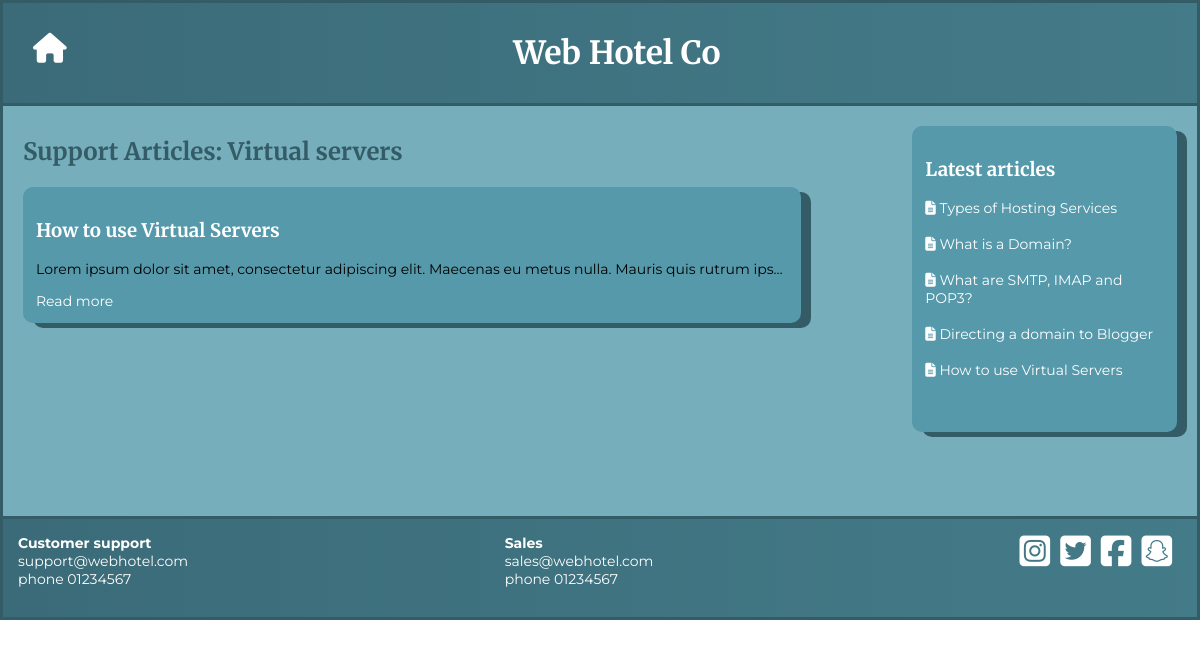
/support-articles.php?categoryID=4, run on the app's committed database.
### tables this page shows
CREATE TABLE `articles` (
  `article_id` int(11) NOT NULL,
  `title` varchar(200) NOT NULL,
  `text` text NOT NULL,
  `category_id` int(11) NOT NULL,
  `author` varchar(20) NOT NULL,
  `publish_date` date NOT NULL
);

CREATE TABLE `categories` (
  `category_id` int(11) NOT NULL,
  `name` varchar(50) NOT NULL,
  `order_number` int(11) NOT NULL
);

### support-articles.php (the view, shortened to what this page needs)
<!DOCTYPE html>
<html lang="en" dir="ltr">
  <head>
    <link rel="stylesheet" href="css/stylesheet.css">
  <body>
    <div class="container">
      <?php include('header.php'); ?>
      <?php require_once('connection.php') ; ?>
      <div class="support-container">
      <?php
      $categoryID = $_GET["categoryID"];
      $sql ="SELECT  * FROM categories LEFT JOIN articles ON categories.category_id = articles.category_id
       WHERE categories.category_id = $categoryID ORDER BY articles.publish_date DESC";
      $result = $conn->query($sql);
      if ($result->num_rows> 0 ) {
         while($row = $result->fetch_assoc()) {
            if (isset( $_GET["categoryID"])){
                $text = strip_tags($row["text"]);
           if($categoryID == $categoryID ){
                if(!isset($title)){
                    $title = '<h2> Support Articles: '.$row["name"].'</h2>';
                    echo $title;
                }
             $info =('<div class="support-category">
                      <h3>'.$row["title"].'</h3>
                      <p>'.$text.'</p>
                      <a href="article.php?articleID='.$row["article_id"].'">Read more</a>
                      </div>');
              if($row["article_id"] == NULL){
                  echo "<p>
                  No articles yet
                  </p>";
              }else{
                  echo $info;
              }
            }
          }
        }
      } else {
      echo "Empty";
      }
?>
      </div>
      <?php include('latest-articles.php'); ?>
      <?php include('footer.php'); ?>
      </div>
  </body>
</html>

### latest-articles.php
<!DOCTYPE html>
<html lang="en" dir="ltr">
  <head>
  </head>
  <body>
    <?php require_once('connection.php') ; ?>
    <div class="right-column">
      <h3>Latest articles</h3>
      <?php
      $sql = "SELECT title, article_id FROM articles ORDER BY publish_date DESC LIMIT 10";
      $result = $conn->query($sql);
      if ($result->num_rows > 0) {
         while($row = $result->fetch_assoc()) {
             echo ' <a href="article.php?articleID='.$row["article_id"].'"><i class="fa-solid fa-file-lines"></i> '.$row["title"].'</a> <br><br>';
         }
      }
       ?>
    </div>
  </body>
</html>

### css/stylesheet.css (style rules this page uses)
body { margin: 0; }
.container { border-style: solid; background-color: #77aebc; border-color: #335c67; }
.support-container { margin: 10px 10px 10px 0; padding: 10px; }
.support-category { border-style: solid; float: left; padding: 10px; border-color: #5599ab; border-radius: 10px; box-shadow: 10px 5px #335c67; background-color: #5599ab; margin-bottom:10px; }
.support-category h3 { color: white; }
.support-category p { min-width: 150px; text-overflow: ellipsis; overflow: hidden; white-space: nowrap; }
.right-column { float: left; border-style: solid; padding: 10px; margin: 10px; border-color: #5599ab; border-radius: 10px; background-color: #5599ab; }
.right-column h3 { color: white; }
a { text-decoration: none; color: white; }
p, a { font-family: 'Montserrat', sans-serif; font-size: 14px; }
h1, h2, h3 { font-family: 'Merriweather', serif; color: #335c67; }
@media screen and (min-width: 320px) { .support-container { min-height: 150px; } }
@media screen and (min-width: 320px) { .support-category { width: 90%; margin-right: 10px; box-shadow: 5px 5px #335c67; } }
@media screen and (min-width: 320px) { .support-category p { max-width: 1200px; } }
@media screen and (min-width: 320px) { .right-column { width: 85%; margin-bottom: 20px; min-height: 200px; box-shadow: 5px 5px #335c67; } }
@media screen and (min-width: 530px) { .support-container { width: 50%; margin-left: 10px; min-height: 360px; float: left; } }
@media screen and (min-width: 530px) { .support-container h2 { margin-top: 0; } }
@media screen and (min-width: 530px) { .support-category { width: 100%; box-shadow: 10px 5px #335c67; } }
@media screen and (min-width: 530px) { .right-column { margin-right: 20px; min-height: 280px; width: 30%; float: right; box-shadow: 10px 5px #335c67; } }
@media screen and (min-width: 800px) { .support-container { width: 60%; } }
@media screen and (min-width: 800px) { .support-category { max-width: 90%; } }
@media screen and (min-width: 800px) { .right-column { width: 25%; } }
@media screen and (min-width: 1000px) { .support-container { width: 70%; } }
@media screen and (min-width: 1000px) { .right-column { width: 20%; } }

### data on the page
articles: category.name "Virtual servers", title "How to use Virtual Servers", text "Lorem ipsum dolor sit amet, consectetur adipiscing elit. Maecenas eu metus nulla. Mauris quis rutrum ips…"
articles: title "Types of Hosting Services"
articles: title "What is a Domain?"
articles: title "What are SMTP, IMAP and POP3?"
articles: title "Directing a domain to Blogger"
